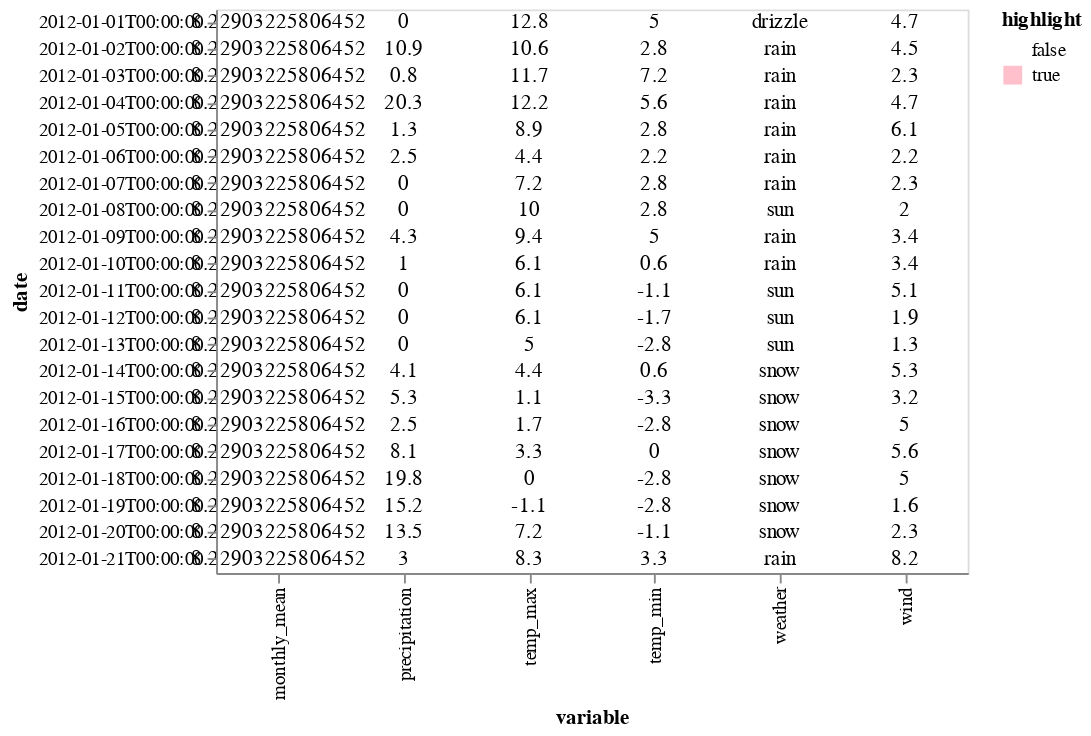

Notebook code cell kept with this figure:
### Markdown cell above
## Weather table highlighting rain

The first key to creating a table in Altair is actually to destroy your table structure. Altair can't really display Pandas columns as separate columns in a visualization. What it can do is to place the unique entries in a single column across the X-axis of a text visualization. So, you need to `melt` your DataFrame such that your Y-axis data is still in it's own column (think of these as "row IDs"), and the rest of the data is pivoted (in Tableau terms) such that the column headers are in one column, and the data entries are in the third column.

The trick to highlighting certain whole rows is that the highlights are really a heatmap with only a single column. To create that, you need to filter out all of the other data "columns" (even though what you're really doing is filtering down to a certain rows in a categorical column), and then run a test for which of those remaining rows have the feature you want to highlight, and then coloring by the "true" values.

### Code cell
# Melt data to get it in a "tidy" form that Altair can handle
# You want it to have three columns in the end, Row ID, Column headers, table values

# Limit this to just a few rows or your table will be huge
# Remember it won't scroll!

w_tidy = weather.loc[:20].copy().melt(id_vars=['date'])

# Create the highlight rows heatmap for behind the text

rows_heatmap = alt.Chart(w_tidy).transform_filter(
    alt.datum.variable == "weather"
).transform_calculate(
    highlight = 'datum.value == "rain"'
).mark_rect().encode(
    y = 'date:O',
    color = alt.Color('highlight:O', scale=alt.Scale(domain=['false', 'true'],
                      range=['white', 'pink']))
)

# Now the text visualization for on top

text_table = alt.Chart(w_tidy).mark_text().encode(
    x = 'variable:N',
    y = 'date:O',
    text = 'value:N'
)

rows_heatmap + text_table

### Figure 1 — Vega-Lite specification as saved in the notebook (floating-point values rounded to 4 significant figures)
{"$schema": "https://vega.github.io/schema/vega-lite/v2.6.0.json", "config": {"view": {"height": 300, "width": 400}}, "datasets": {"data-1576fc48d112b2223cdf39ef7a222914": [{"date": "2012-01-01T00:00:00", "value": 0, "variable": "precipitation"}, {"date": "2012-01-02T00:00:00", "value": 10.9, "variable": "precipitation"}, {"date": "2012-01-03T00:00:00", "value": 0.8, "variable": "precipitation"}, {"date": "2012-01-04T00:00:00", "value": 20.3, "variable": "precipitation"}, {"date": "2012-01-05T00:00:00", "value": 1.3, "variable": "precipitation"}, {"date": "2012-01-06T00:00:00", "value": 2.5, "variable": "precipitation"}, {"date": "2012-01-07T00:00:00", "value": 0, "variable": "precipitation"}, {"date": "2012-01-08T00:00:00", "value": 0, "variable": "precipitation"}, {"date": "2012-01-09T00:00:00", "value": 4.3, "variable": "precipitation"}, {"date": "2012-01-10T00:00:00", "value": 1, "variable": "precipitation"}, {"date": "2012-01-11T00:00:00", "value": 0, "variable": "precipitation"}, {"date": "2012-01-12T00:00:00", "value": 0, "variable": "precipitation"}, {"date": "2012-01-13T00:00:00", "value": 0, "variable": "precipitation"}, {"date": "2012-01-14T00:00:00", "value": 4.1, "variable": "precipitation"}, {"date": "2012-01-15T00:00:00", "value": 5.3, "variable": "precipitation"}, {"date": "2012-01-16T00:00:00", "value": 2.5, "variable": "precipitation"}, {"date": "2012-01-17T00:00:00", "value": 8.1, "variable": "precipitation"}, {"date": "2012-01-18T00:00:00", "value": 19.8, "variable": "precipitation"}, {"date": "2012-01-19T00:00:00", "value": 15.2, "variable": "precipitation"}, {"date": "2012-01-20T00:00:00", "value": 13.5, "variable": "precipitation"}, {"date": "2012-01-21T00:00:00", "value": 3, "variable": "precipitation"}, {"date": "2012-01-01T00:00:00", "value": 12.8, "variable": "temp_max"}, {"date": "2012-01-02T00:00:00", "value": 10.6, "variable": "temp_max"}, {"date": "2012-01-03T00:00:00", "value": 11.7, "variable": "temp_max"}, {"date": "2012-01-04T00:00:00", "value": 12.2, "variable": "temp_max"}, {"date": "2012-01-05T00:00:00", "value": 8.9, "variable": "temp_max"}, {"date": "2012-01-06T00:00:00", "value": 4.4, "variable": "temp_max"}, {"date": "2012-01-07T00:00:00", "value": 7.2, "variable": "temp_max"}, {"date": "2012-01-08T00:00:00", "value": 10, "variable": "temp_max"}, {"date": "2012-01-09T00:00:00", "value": 9.4, "variable": "temp_max"}, {"date": "2012-01-10T00:00:00", "value": 6.1, "variable": "temp_max"}, {"date": "2012-01-11T00:00:00", "value": 6.1, "variable": "temp_max"}, {"date": "2012-01-12T00:00:00", "value": 6.1, "variable": "temp_max"}, {"date": "2012-01-13T00:00:00", "value": 5, "variable": "temp_max"}, {"date": "2012-01-14T00:00:00", "value": 4.4, "variable": "temp_max"}, {"date": "2012-01-15T00:00:00", "value": 1.1, "variable": "temp_max"}, {"date": "2012-01-16T00:00:00", "value": 1.7, "variable": "temp_max"}, {"date": "2012-01-17T00:00:00", "value": 3.3, "variable": "temp_max"}, {"date": "2012-01-18T00:00:00", "value": 0, "variable": "temp_max"}, {"date": "2012-01-19T00:00:00", "value": -1.1, "variable": "temp_max"}, {"date": "2012-01-20T00:00:00", "value": 7.2, "variable": "temp_max"}, {"date": "2012-01-21T00:00:00", "value": 8.3, "variable": "temp_max"}, {"date": "2012-01-01T00:00:00", "value": 5, "variable": "temp_min"}, {"date": "2012-01-02T00:00:00", "value": 2.8, "variable": "temp_min"}, {"date": "2012-01-03T00:00:00", "value": 7.2, "variable": "temp_min"}, {"date": "2012-01-04T00:00:00", "value": 5.6, "variable": "temp_min"}, {"date": "2012-01-05T00:00:00", "value": 2.8, "variable": "temp_min"}, {"date": "2012-01-06T00:00:00", "value": 2.2, "variable": "temp_min"}, {"date": "2012-01-07T00:00:00", "value": 2.8, "variable": "temp_min"}, {"date": "2012-01-08T00:00:00", "value": 2.8, "variable": "temp_min"}, {"date": "2012-01-09T00:00:00", "value": 5, "variable": "temp_min"}, {"date": "2012-01-10T00:00:00", "value": 0.6, "variable": "temp_min"}, {"date": "2012-01-11T00:00:00", "value": -1.1, "variable": "temp_min"}, {"date": "2012-01-12T00:00:00", "value": -1.7, "variable": "temp_min"}, {"date": "2012-01-13T00:00:00", "value": -2.8, "variable": "temp_min"}, {"date": "2012-01-14T00:00:00", "value": 0.6, "variable": "temp_min"}, {"date": "2012-01-15T00:00:00", "value": -3.3, "variable": "temp_min"}, {"date": "2012-01-16T00:00:00", "value": -2.8, "variable": "temp_min"}, {"date": "2012-01-17T00:00:00", "value": 0, "variable": "temp_min"}, {"date": "2012-01-18T00:00:00", "value": -2.8, "variable": "temp_min"}, {"date": "2012-01-19T00:00:00", "value": -2.8, "variable": "temp_min"}, {"date": "2012-01-20T00:00:00", "value": -1.1, "variable": "temp_min"}, {"date": "2012-01-21T00:00:00", "value": 3.3, "variable": "temp_min"}, {"date": "2012-01-01T00:00:00", "value": 4.7, "variable": "wind"}, {"date": "2012-01-02T00:00:00", "value": 4.5, "variable": "wind"}, {"date": "2012-01-03T00:00:00", "value": 2.3, "variable": "wind"}, {"date": "2012-01-04T00:00:00", "value": 4.7, "variable": "wind"}, {"date": "2012-01-05T00:00:00", "value": 6.1, "variable": "wind"}, {"date": "2012-01-06T00:00:00", "value": 2.2, "variable": "wind"}, {"date": "2012-01-07T00:00:00", "value": 2.3, "variable": "wind"}, {"date": "2012-01-08T00:00:00", "value": 2, "variable": "wind"}, {"date": "2012-01-09T00:00:00", "value": 3.4, "variable": "wind"}, {"date": "2012-01-10T00:00:00", "value": 3.4, "variable": "wind"}, {"date": "2012-01-11T00:00:00", "value": 5.1, "variable": "wind"}, {"date": "2012-01-12T00:00:00", "value": 1.9, "variable": "wind"}, {"date": "2012-01-13T00:00:00", "value": 1.3, "variable": "wind"}, {"date": "2012-01-14T00:00:00", "value": 5.3, "variable": "wind"}, {"date": "2012-01-15T00:00:00", "value": 3.2, "variable": "wind"}, {"date": "2012-01-16T00:00:00", "value": 5, "variable": "wind"}, {"date": "2012-01-17T00:00:00", "value": 5.6, "variable": "wind"}, {"date": "2012-01-18T00:00:00", "value": 5, "variable": "wind"}, {"date": "2012-01-19T00:00:00", "value": 1.6, "variable": "wind"}, {"date": "2012-01-20T00:00:00", "value": 2.3, "variable": "wind"}, {"date": "2012-01-21T00:00:00", "value": 8.2, "variable": "wind"}, {"date": "2012-01-01T00:00:00", "value": "drizzle", "variable": "weather"}, {"date": "2012-01-02T00:00:00", "value": "rain", "variable": "weather"}, {"date": "2012-01-03T00:00:00", "value": "rain", "variable": "weather"}, {"date": "2012-01-04T00:00:00", "value": "rain", "variable": "weather"}, {"date": "2012-01-05T00:00:00", "value": "rain", "variable": "weather"}, {"date": "2012-01-06T00:00:00", "value": "rain", "variable": "weather"}, {"date": "2012-01-07T00:00:00", "value": "rain", "variable": "weather"}, {"date": "2012-01-08T00:00:00", "value": "sun", "variable": "weather"}, {"date": "2012-01-09T00:00:00", "value": "rain", "variable": "weather"}, {"date": "2012-01-10T00:00:00", "value": "rain", "variable": "weather"}, {"date": "2012-01-11T00:00:00", "value": "sun", "variable": "weather"}, {"date": "2012-01-12T00:00:00", "value": "sun", "variable": "weather"}, {"date": "2012-01-13T00:00:00", "value": "sun", "variable": "weather"}, {"date": "2012-01-14T00:00:00", "value": "snow", "variable": "weather"}, {"date": "2012-01-15T00:00:00", "value": "snow", "variable": "weather"}, {"date": "2012-01-16T00:00:00", "value": "snow", "variable": "weather"}, {"date": "2012-01-17T00:00:00", "value": "snow", "variable": "weather"}, {"date": "2012-01-18T00:00:00", "value": "snow", "variable": "weather"}, {"date": "2012-01-19T00:00:00", "value": "snow", "variable": "weather"}, {"date": "2012-01-20T00:00:00", "value": "snow", "variable": "weather"}, {"date": "2012-01-21T00:00:00", "value": "rain", "variable": "weather"}, {"date": "2012-01-01T00:00:00", "value": 8.229, "variable": "monthly_mean"}, {"date": "2012-01-02T00:00:00", "value": 8.229, "variable": "monthly_mean"}, {"date": "2012-01-03T00:00:00", "value": 8.229, "variable": "monthly_mean"}, {"date": "2012-01-04T00:00:00", "value": 8.229, "variable": "monthly_mean"}, {"date": "2012-01-05T00:00:00", "value": 8.229, "variable": "monthly_mean"}, {"date": "2012-01-06T00:00:00", "value": 8.229, "variable": "monthly_mean"}, {"date": "2012-01-07T00:00:00", "value": 8.229, "variable": "monthly_mean"}, {"date": "2012-01-08T00:00:00", "value": 8.229, "variable": "monthly_mean"}, {"date": "2012-01-09T00:00:00", "value": 8.229, "variable": "monthly_mean"}, {"date": "2012-01-10T00:00:00", "value": 8.229, "variable": "monthly_mean"}, {"date": "2012-01-11T00:00:00", "value": 8.229, "variable": "monthly_mean"}, {"date": "2012-01-12T00:00:00", "value": 8.229, "variable": "monthly_mean"}, {"date": "2012-01-13T00:00:00", "value": 8.229, "variable": "monthly_mean"}, {"date": "2012-01-14T00:00:00", "value": 8.229, "variable": "monthly_mean"}, {"date": "2012-01-15T00:00:00", "value": 8.229, "variable": "monthly_mean"}, {"date": "2012-01-16T00:00:00", "value": 8.229, "variable": "monthly_mean"}, {"date": "2012-01-17T00:00:00", "value": 8.229, "variable": "monthly_mean"}, {"date": "2012-01-18T00:00:00", "value": 8.229, "variable": "monthly_mean"}, {"date": "2012-01-19T00:00:00", "value": 8.229, "variable": "monthly_mean"}, {"date": "2012-01-20T00:00:00", "value": 8.229, "variable": "monthly_mean"}, {"date": "2012-01-21T00:00:00", "value": 8.229, "variable": "monthly_mean"}]}, "layer": [{"data": {"name": "data-1576fc48d112b2223cdf39ef7a222914"}, "encoding": {"color": {"field": "highlight", "scale": {"domain": ["false", "true"], "range": ["white", "pink"]}, "type": "ordinal"}, "y": {"field": "date", "type": "ordinal"}}, "mark": "rect", "transform": [{"filter": "(datum.variable === 'weather')"}, {"as": "highlight", "calculate": "datum.value == \"rain\""}]}, {"data": {"name": "data-1576fc48d112b2223cdf39ef7a222914"}, "encoding": {"text": {"field": "value", "type": "nominal"}, "x": {"field": "variable", "type": "nominal"}, "y": {"field": "date", "type": "ordinal"}}, "mark": "text"}]}
